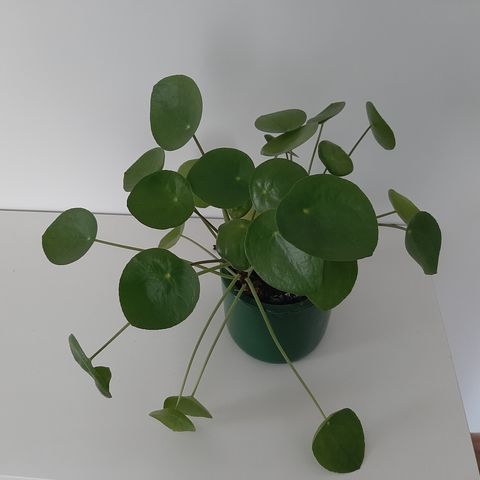
#> input picture app/src/androidTest/assets/identify-fixtures/pilea-peperomioides__03.jpg, 480 x 480 px
$ python make_grid_diagram.py
#> lines starting #> are read from the running program, lines starting #| are printed output that depends on the picture
#!/usr/bin/env python3
"""Grid-tiling TTA option diagram (PLANTPOTTING-0012 Phase 7)."""
import os
from PIL import Image, ImageDraw, ImageFont

HERE = os.path.dirname(__file__)
OUT = os.path.join(HERE, "tta-diagrams")
FIX = os.path.abspath(os.path.join(HERE, "..", "..", "..", "..",
      "app", "src", "androidTest", "assets", "identify-fixtures", "pilea-peperomioides__03.jpg"))
S = 480
def font(sz):
    for p in (r"C:\Windows\Fonts\arialbd.ttf", r"C:\Windows\Fonts\arial.ttf"):
        if os.path.exists(p):
            return ImageFont.truetype(p, sz)
    return ImageFont.load_default()
def base_frame(dim=0.4):
#> called with dim = 0.4
    img = Image.open(FIX).convert("RGB").resize((S, S))
#> img is the input picture: PIL image 480x480 RGB; mean R, G, B 135.3, 139.6, 131.8
    return Image.blend(img, Image.new("RGB", (S, S), (20, 20, 20)), dim)
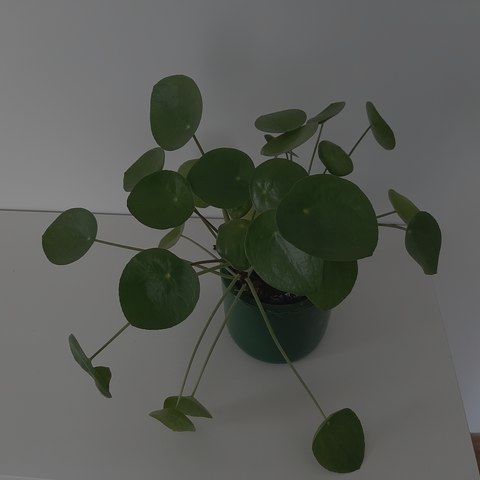
#> returned value: PIL image 480x480 RGB; mean R, G, B 88.8, 91.4, 86.7

def grid_panel(n, color, tilepx):
    im = base_frame()
    d = ImageDraw.Draw(im, "RGBA")
    step = S / n
    k = 1
    for r in range(n):
        for c in range(n):
            x0, y0 = int(c * step), int(r * step)
            x1, y1 = int((c + 1) * step), int((r + 1) * step)
            d.rectangle([x0, y0, x1 - 1, y1 - 1], outline=color, width=3)
            lab = str(k)
            f = font(20)
            tw = d.textlength(lab, font=f)
            cx, cy = (x0 + x1) / 2 - tw / 2, (y0 + y1) / 2 - 12
            d.rectangle([cx - 3, cy - 2, cx + tw + 3, cy + 22], fill=(0, 0, 0))
            d.text((cx, cy), lab, fill=color, font=f)
            k += 1
#> after the loop, k = 5
    return im

panels = [
    (grid_panel(2, (90, 200, 255), 240), "2x2 = 4 tiles, 240px each\n(~1.0x zoom — whole-plant gestalt kept)"),
    (grid_panel(3, (120, 255, 120), 160), "3x3 = 9 tiles, 160px each\n(~1.4x zoom — clusters of leaves)"),
    (grid_panel(4, (255, 120, 255), 120), "4x4 = 16 tiles, 120px each\n(~1.9x zoom — single leaf, little context)"),
]
pad, hdr_h, cap_h = 16, 76, 58
w = pad + sum(p[0].width + pad for p in panels)
#> w = 1504
h = hdr_h + S + cap_h + pad
canvas = Image.new("RGB", (w, h), (250, 250, 250))
#> canvas: PIL image 1504x630 RGB; every value is 250
d = ImageDraw.Draw(canvas)
d.text((pad, 8), "OPTION: UNIFORM GRID TILING (base 6 + every grid cell)", fill=(15, 15, 15), font=font(28))
d.text((pad, 42), "Non-overlapping, full coverage, zero re-score. Tradeoff: finer grid = smaller tiles = the model "
       "loses whole-plant context (each tile upscaled to the 224px input).", fill=(90, 90, 90), font=font(17))
x = pad
for img, cap in panels:
    canvas.paste(img, (x, hdr_h))
    for i, line in enumerate(cap.split("\n")):
        d.text((x, hdr_h + S + 6 + i * 24), line, fill=(15, 15, 15), font=font(18))
    x += img.width + pad
#> this loop made 3 passes
#> x on passes 1 to 3: 512, 1008, 1504
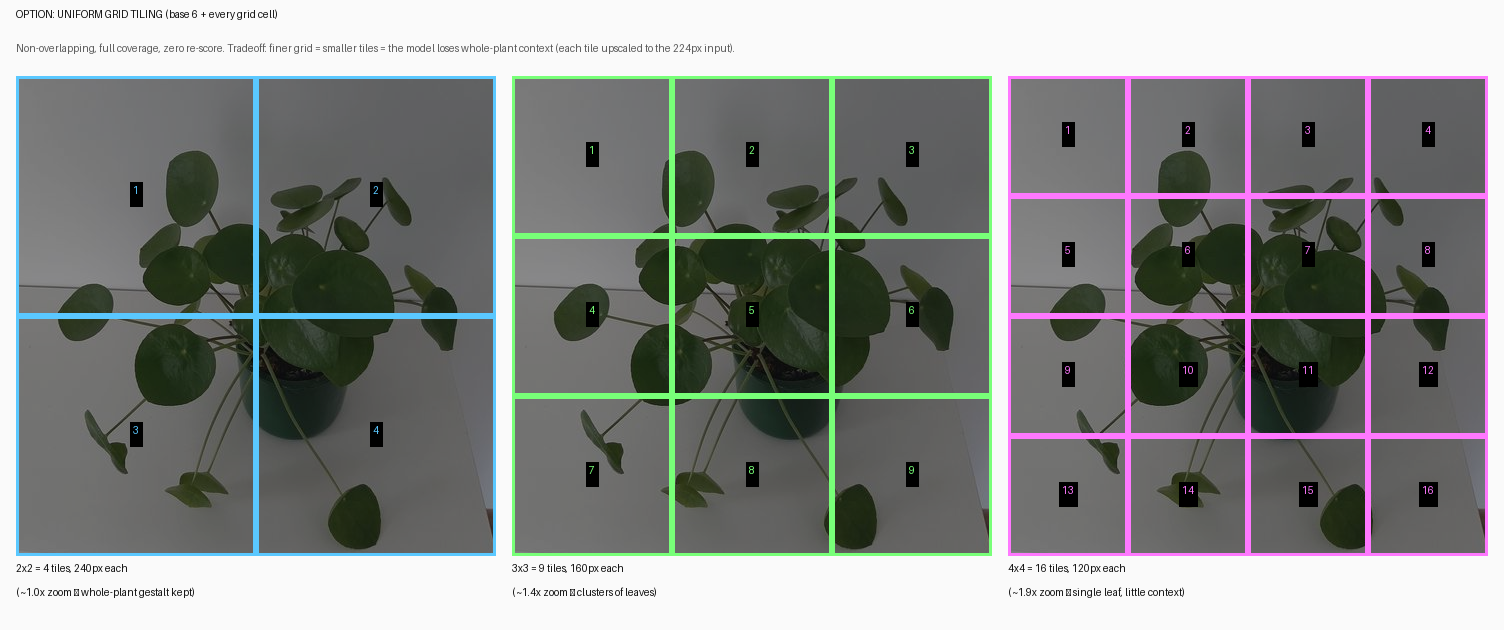
#> canvas: PIL image 1504x630 RGB; mean R, G, B 135.2, 137.4, 135.8
#> after the loop, x = 1504
canvas.save(os.path.join(OUT, "tta_D_grid.png"))
print("wrote tta_D_grid.png", canvas.size)
#| wrote tta_D_grid.png (1504, 630)

$ run again, with app/src/androidTest/assets/identify-fixtures/pilea-peperomioides__01.jpg copied over app/src/androidTest/assets/identify-fixtures/pilea-peperomioides__03.jpg
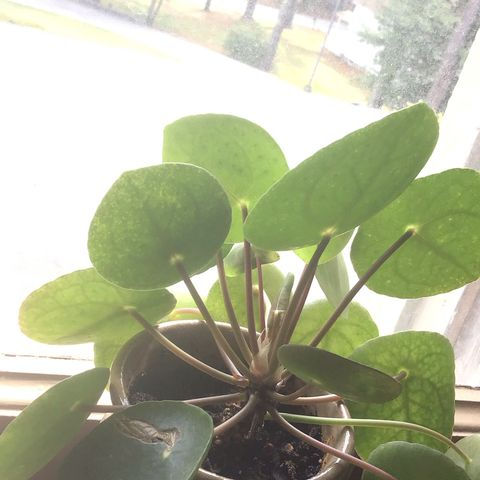
#> input picture app/src/androidTest/assets/identify-fixtures/pilea-peperomioides__01.jpg, 480 x 480 px
#> in base_frame, img is the input picture: PIL image 480x480 RGB; mean R, G, B 176.6, 181.3, 152.7
#> in base_frame, `return Image.blend(img, Image.new("RGB", (S, S), (20, 20, 20)), dim)`:
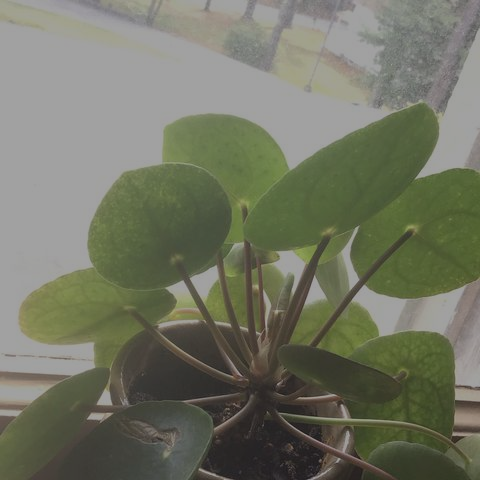
#> returned value: PIL image 480x480 RGB; mean R, G, B 113.6, 116.5, 99.3
#> after the loop in grid_panel, `for r in range(n):`: k = 5
#> w = 1504
#> the loop `for img, cap in panels:` made 3 passes
#> x on passes 1 to 3: 512, 1008, 1504
#> after the loop `for img, cap in panels:`:
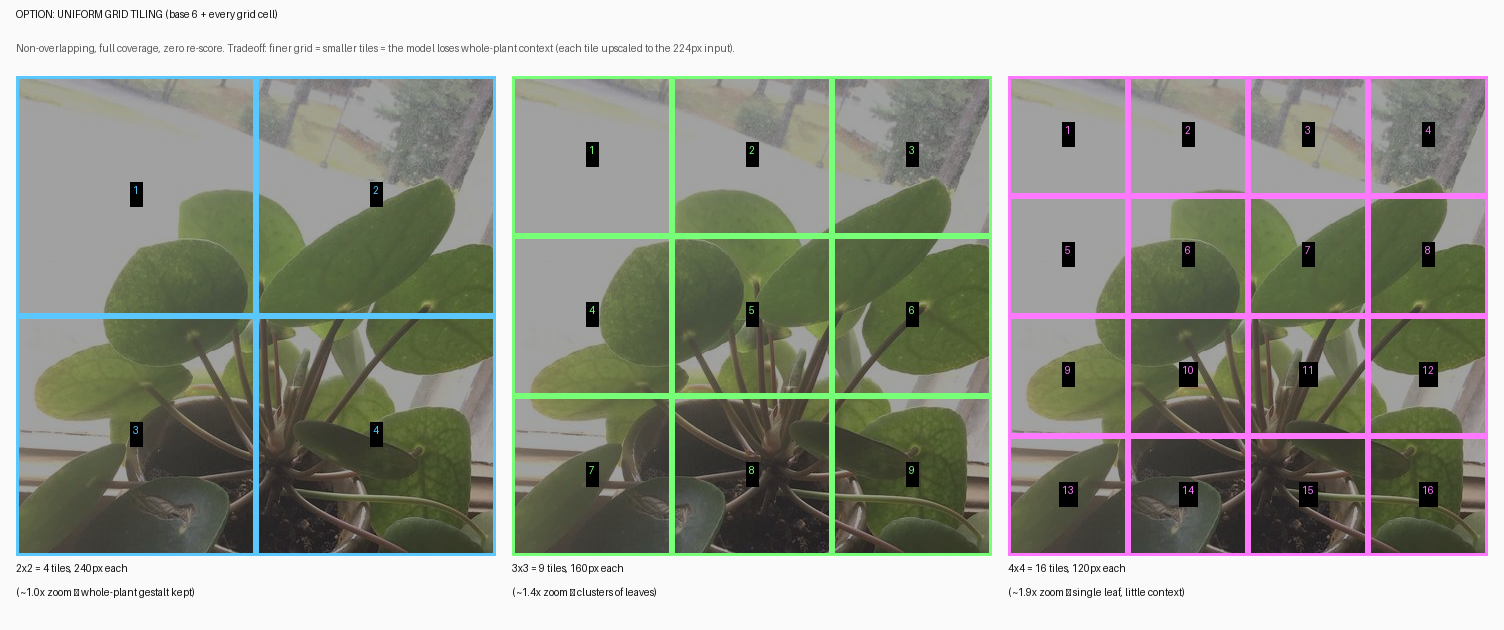
#> canvas: PIL image 1504x630 RGB; mean R, G, B 151.7, 154.1, 144.1
#| wrote tta_D_grid.png (1504, 630)

$ run again, with app/src/androidTest/assets/identify-fixtures/pilea-peperomioides__02.jpg copied over app/src/androidTest/assets/identify-fixtures/pilea-peperomioides__03.jpg
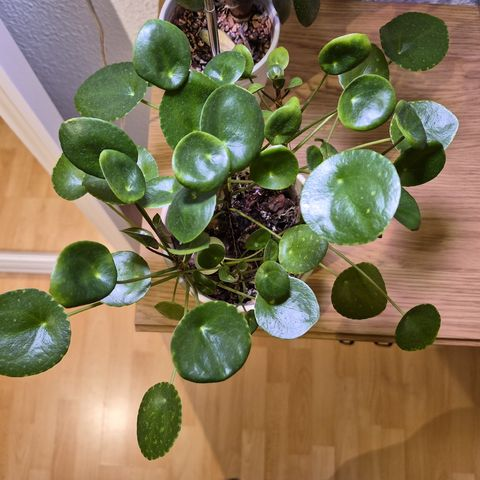
#> input picture app/src/androidTest/assets/identify-fixtures/pilea-peperomioides__02.jpg, 480 x 480 px
#> in base_frame, img is the input picture: PIL image 480x480 RGB; mean R, G, B 131.1, 116.7, 85.5
#> in base_frame, `return Image.blend(img, Image.new("RGB", (S, S), (20, 20, 20)), dim)`:
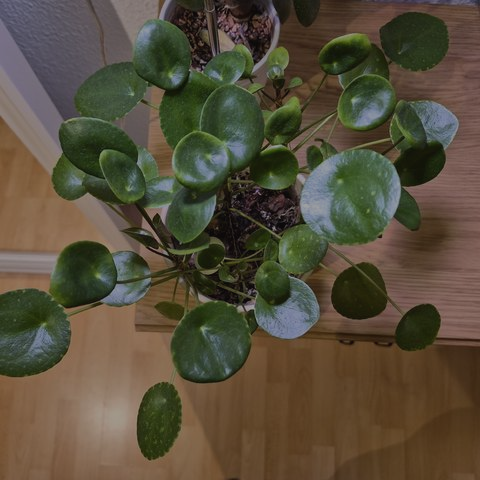
#> returned value: PIL image 480x480 RGB; mean R, G, B 86.2, 77.6, 58.9
#> after the loop in grid_panel, `for r in range(n):`: k = 5
#> w = 1504
#> the loop `for img, cap in panels:` made 3 passes
#> x on passes 1 to 3: 512, 1008, 1504
#> after the loop `for img, cap in panels:`:
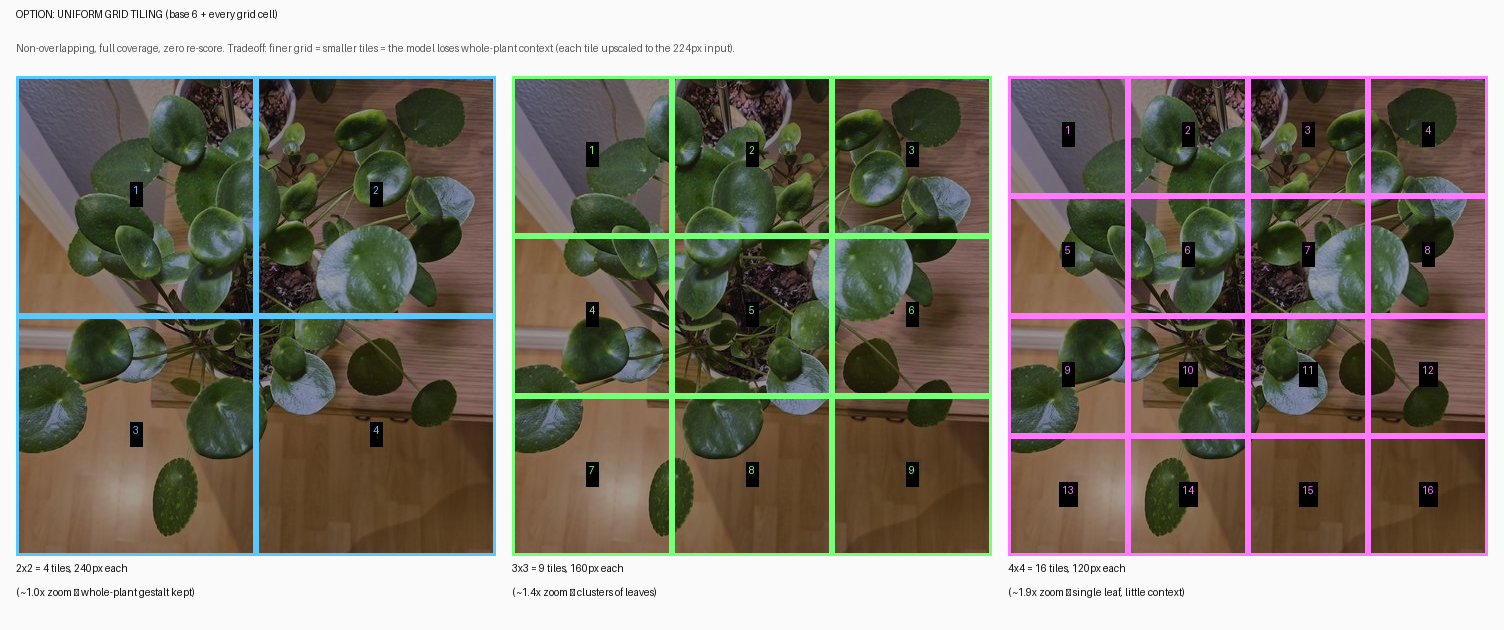
#> canvas: PIL image 1504x630 RGB; mean R, G, B 133.4, 128.2, 117.2
#| wrote tta_D_grid.png (1504, 630)

$ run again, with app/src/androidTest/assets/identify-fixtures/pilea-peperomioides__04.jpg copied over app/src/androidTest/assets/identify-fixtures/pilea-peperomioides__03.jpg
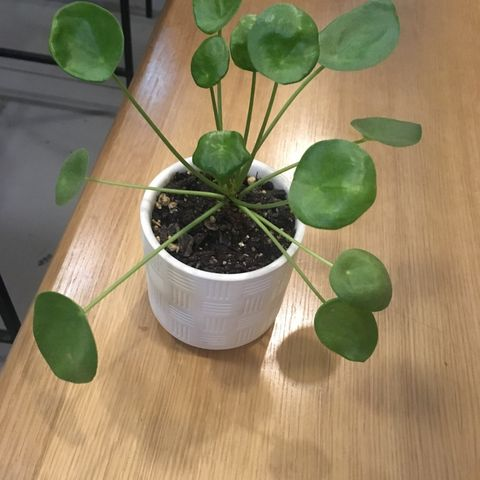
#> input picture app/src/androidTest/assets/identify-fixtures/pilea-peperomioides__04.jpg, 480 x 480 px
#> in base_frame, img is the input picture: PIL image 480x480 RGB; mean R, G, B 144.9, 130, 98.4
#> in base_frame, `return Image.blend(img, Image.new("RGB", (S, S), (20, 20, 20)), dim)`:
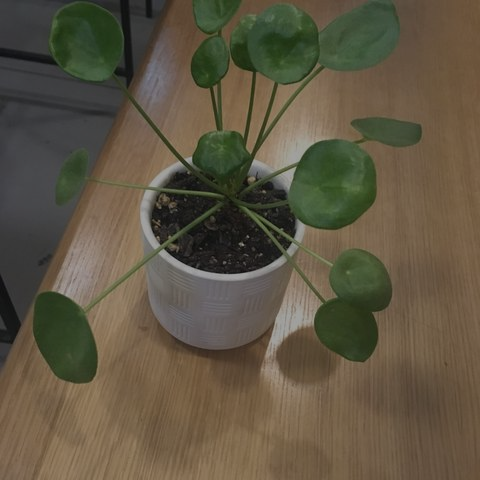
#> returned value: PIL image 480x480 RGB; mean R, G, B 94.6, 85.6, 66.6
#> after the loop in grid_panel, `for r in range(n):`: k = 5
#> w = 1504
#> the loop `for img, cap in panels:` made 3 passes
#> x on passes 1 to 3: 512, 1008, 1504
#> after the loop `for img, cap in panels:`:
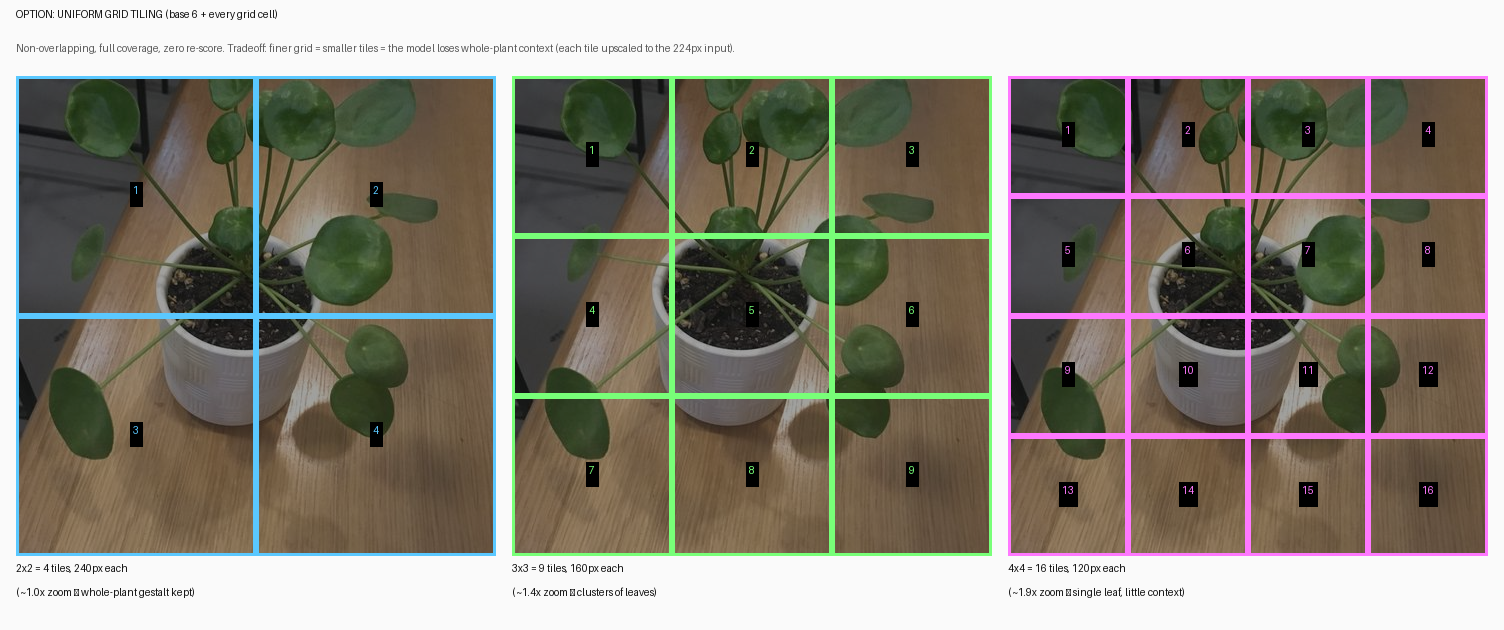
#> canvas: PIL image 1504x630 RGB; mean R, G, B 139, 133.7, 122.5
#| wrote tta_D_grid.png (1504, 630)
